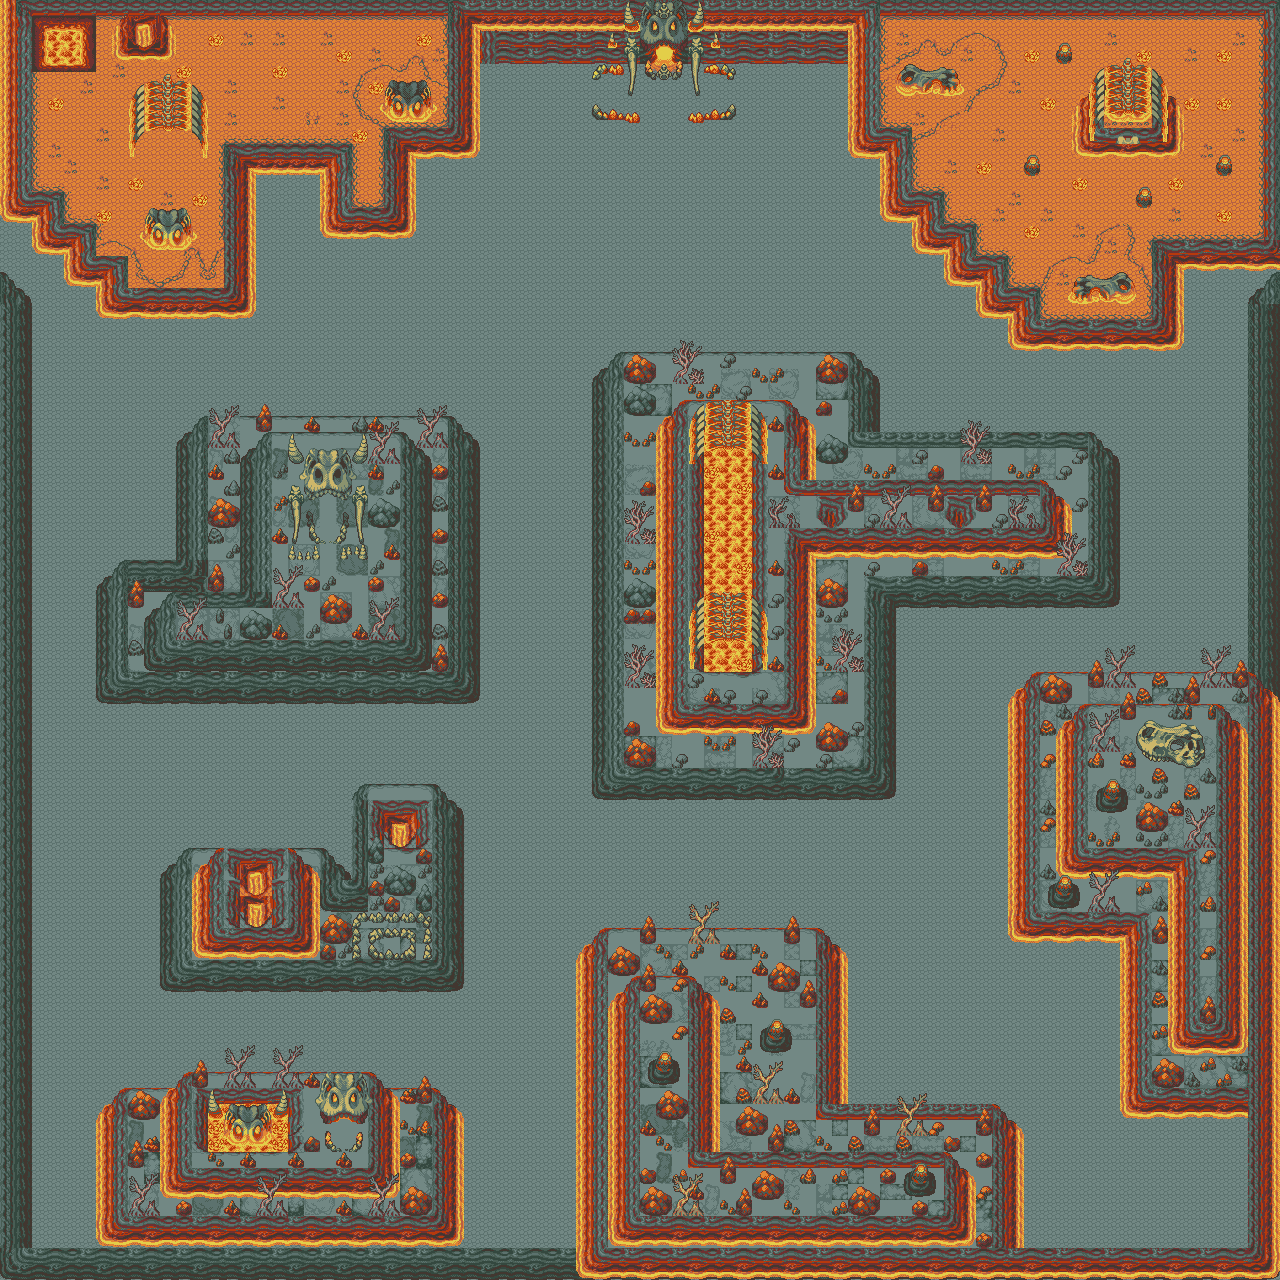

Rendered tile map (Tiled .tmx) drawn with the repository's tilesets; below, a short description and the map source with its tile grids summarised:
An orthogonal 80x80 tile map with 16x16 px tiles, 14 tile layers (ground, wall, ground design, wall 2, ...), 3 tilesets.

<map version="1.10" tiledversion="1.12.2" orientation="orthogonal" renderorder="right-down" width="80" height="80" tilewidth="16" tileheight="16" infinite="0" nextlayerid="24" nextobjectid="1">
 <tileset firstgid="1" source="../tsx/TarPit_Exterior_A.tsx" />
 <tileset firstgid="1945" source="../tsx/TarPit_Interior_B.tsx" />
 <tileset firstgid="3889" source="../tsx/TarPit_Animated_C.tsx" />
 <layer id="6" name="ground" width="80" height="80">
  <data>[6400 cells, 6400 non-empty, 2 distinct tile ids]</data>
 </layer>
 <layer id="5" name="wall" width="80" height="80">
  <data>[6400 cells, 1085 non-empty, 84 distinct tile ids]</data>
 </layer>
 <layer id="22" name="ground design" width="80" height="80">
  <data>[6400 cells, 38 non-empty, 16 distinct tile ids]</data>
 </layer>
 <layer id="7" name="wall 2" width="80" height="80">
  <data>[6400 cells, 2486 non-empty, 162 distinct tile ids]</data>
 </layer>
 <layer id="19" name="wall 3" width="80" height="80">
  <data>[6400 cells, 722 non-empty, 100 distinct tile ids]</data>
 </layer>
 <layer id="20" name="wall 4" width="80" height="80">
  <data>[6400 cells, 535 non-empty, 150 distinct tile ids]</data>
 </layer>
 <layer id="4" name="lavas" width="80" height="80">
  <data>[6400 cells, 695 non-empty, 155 distinct tile ids]</data>
 </layer>
 <layer id="13" name="lavas2" width="80" height="80">
  <data>[6400 cells, 158 non-empty, 95 distinct tile ids]</data>
 </layer>
 <layer id="2" name="edge" width="80" height="80">
  <data>[6400 cells, 72 non-empty, 7 distinct tile ids]</data>
 </layer>
 <layer id="9" name="edge 2" width="80" height="80">
  <data>[6400 cells, 9 non-empty, 9 distinct tile ids]</data>
 </layer>
 <layer id="11" name="edge 3" width="80" height="80">
  <data>[6400 cells, 19 non-empty, 19 distinct tile ids]</data>
 </layer>
 <layer id="12" name="edge 4" width="80" height="80">
  <data>[6400 cells, 154 non-empty, 76 distinct tile ids]</data>
 </layer>
 <layer id="16" name="edge 5" width="80" height="80">
  <data>[6400 cells, 15 non-empty, 15 distinct tile ids]</data>
 </layer>
 <layer id="17" name="edge 6" width="80" height="80">
  <data>[6400 cells, 55 non-empty, 28 distinct tile ids]</data>
 </layer>
</map>
